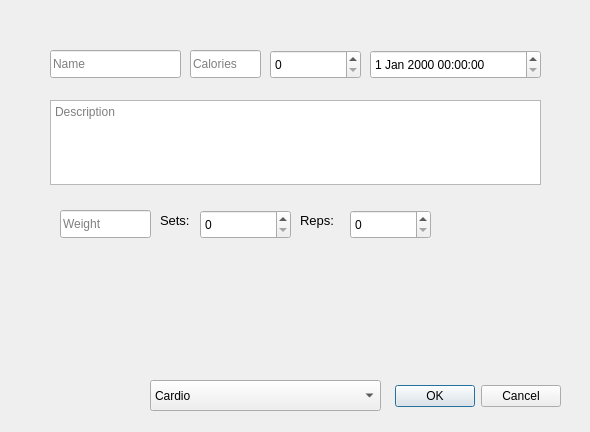
<?xml version="1.0" encoding="UTF-8"?>
<ui version="4.0">
 <class>WorkoutDialog</class>
 <widget class="QDialog" name="WorkoutDialog">
  <property name="geometry">
   <rect>
    <x>0</x>
    <y>0</y>
    <width>590</width>
    <height>432</height>
   </rect>
  </property>
  <property name="windowTitle">
   <string>Dialog</string>
  </property>
  <property name="styleSheet">
   <string notr="true"/>
  </property>
  <widget class="QDialogButtonBox" name="okCancelBox">
   <property name="geometry">
    <rect>
     <x>390</x>
     <y>380</y>
     <width>171</width>
     <height>32</height>
    </rect>
   </property>
   <property name="orientation">
    <enum>Qt::Orientation::Horizontal</enum>
   </property>
   <property name="standardButtons">
    <set>QDialogButtonBox::StandardButton::Cancel|QDialogButtonBox::StandardButton::Ok</set>
   </property>
  </widget>
  <widget class="QComboBox" name="workoutTypeCombo">
   <property name="geometry">
    <rect>
     <x>150</x>
     <y>380</y>
     <width>231</width>
     <height>31</height>
    </rect>
   </property>
   <item>
    <property name="text">
     <string>Cardio</string>
    </property>
   </item>
   <item>
    <property name="text">
     <string>Strength</string>
    </property>
   </item>
   <item>
    <property name="text">
     <string>Yoga</string>
    </property>
   </item>
  </widget>
  <widget class="QStackedWidget" name="stackedWidget">
   <property name="geometry">
    <rect>
     <x>50</x>
     <y>200</y>
     <width>401</width>
     <height>81</height>
    </rect>
   </property>
   <property name="currentIndex">
    <number>1</number>
   </property>
   <widget class="QWidget" name="cardioPage">
    <widget class="QStackedWidget" name="cardioInnerStack">
     <property name="geometry">
      <rect>
       <x>0</x>
       <y>0</y>
       <width>301</width>
       <height>51</height>
      </rect>
     </property>
     <property name="currentIndex">
      <number>1</number>
     </property>
     <widget class="QWidget" name="distPage">
      <widget class="QLineEdit" name="distanceInput">
       <property name="geometry">
        <rect>
         <x>10</x>
         <y>10</y>
         <width>113</width>
         <height>28</height>
        </rect>
       </property>
       <property name="text">
        <string/>
       </property>
       <property name="placeholderText">
        <string>Distance</string>
       </property>
      </widget>
      <widget class="QLineEdit" name="paceInput">
       <property name="geometry">
        <rect>
         <x>130</x>
         <y>10</y>
         <width>113</width>
         <height>28</height>
        </rect>
       </property>
       <property name="text">
        <string/>
       </property>
       <property name="placeholderText">
        <string>Pace</string>
       </property>
      </widget>
     </widget>
     <widget class="QWidget" name="repPage">
      <widget class="QLineEdit" name="cardioSetsInput">
       <property name="geometry">
        <rect>
         <x>10</x>
         <y>10</y>
         <width>113</width>
         <height>28</height>
        </rect>
       </property>
       <property name="text">
        <string/>
       </property>
       <property name="placeholderText">
        <string>Sets</string>
       </property>
      </widget>
      <widget class="QLineEdit" name="cardioRepsInput">
       <property name="geometry">
        <rect>
         <x>130</x>
         <y>10</y>
         <width>113</width>
         <height>28</height>
        </rect>
       </property>
       <property name="text">
        <string/>
       </property>
       <property name="placeholderText">
        <string>Reps</string>
       </property>
      </widget>
     </widget>
    </widget>
    <widget class="QRadioButton" name="repBasedRadio">
     <property name="geometry">
      <rect>
       <x>10</x>
       <y>50</y>
       <width>111</width>
       <height>25</height>
      </rect>
     </property>
     <property name="text">
      <string>Rep-Based</string>
     </property>
    </widget>
    <widget class="QRadioButton" name="distBasedRadio">
     <property name="geometry">
      <rect>
       <x>130</x>
       <y>50</y>
       <width>141</width>
       <height>25</height>
      </rect>
     </property>
     <property name="text">
      <string>Distance-Based</string>
     </property>
    </widget>
   </widget>
   <widget class="QWidget" name="strengthPage">
    <widget class="QLineEdit" name="weightInput">
     <property name="geometry">
      <rect>
       <x>10</x>
       <y>10</y>
       <width>91</width>
       <height>28</height>
      </rect>
     </property>
     <property name="text">
      <string/>
     </property>
     <property name="placeholderText">
      <string>Weight</string>
     </property>
    </widget>
    <widget class="QSpinBox" name="setsInput">
     <property name="geometry">
      <rect>
       <x>150</x>
       <y>10</y>
       <width>91</width>
       <height>29</height>
      </rect>
     </property>
    </widget>
    <widget class="QSpinBox" name="repsInput">
     <property name="geometry">
      <rect>
       <x>300</x>
       <y>10</y>
       <width>81</width>
       <height>29</height>
      </rect>
     </property>
    </widget>
    <widget class="QLabel" name="label">
     <property name="geometry">
      <rect>
       <x>110</x>
       <y>10</y>
       <width>41</width>
       <height>21</height>
      </rect>
     </property>
     <property name="font">
      <font>
       <pointsize>10</pointsize>
       <kerning>true</kerning>
      </font>
     </property>
     <property name="text">
      <string>Sets:</string>
     </property>
    </widget>
    <widget class="QLabel" name="label_2">
     <property name="geometry">
      <rect>
       <x>250</x>
       <y>10</y>
       <width>41</width>
       <height>21</height>
      </rect>
     </property>
     <property name="font">
      <font>
       <pointsize>10</pointsize>
       <kerning>true</kerning>
      </font>
     </property>
     <property name="text">
      <string>Reps:</string>
     </property>
    </widget>
   </widget>
   <widget class="QWidget" name="yogaPage">
    <widget class="QLineEdit" name="yogaStyleInput">
     <property name="geometry">
      <rect>
       <x>10</x>
       <y>10</y>
       <width>171</width>
       <height>28</height>
      </rect>
     </property>
     <property name="text">
      <string/>
     </property>
     <property name="placeholderText">
      <string>Style</string>
     </property>
    </widget>
    <widget class="QLineEdit" name="yogaIntensityInput">
     <property name="geometry">
      <rect>
       <x>190</x>
       <y>10</y>
       <width>91</width>
       <height>28</height>
      </rect>
     </property>
     <property name="text">
      <string/>
     </property>
     <property name="placeholderText">
      <string>Intensity</string>
     </property>
    </widget>
   </widget>
  </widget>
  <widget class="QDateTimeEdit" name="workoutDateTime">
   <property name="geometry">
    <rect>
     <x>370</x>
     <y>50</y>
     <width>171</width>
     <height>29</height>
    </rect>
   </property>
  </widget>
  <widget class="QLineEdit" name="caloriesInput">
   <property name="geometry">
    <rect>
     <x>190</x>
     <y>50</y>
     <width>71</width>
     <height>28</height>
    </rect>
   </property>
   <property name="text">
    <string/>
   </property>
   <property name="placeholderText">
    <string>Calories</string>
   </property>
  </widget>
  <widget class="QSpinBox" name="durationInput">
   <property name="geometry">
    <rect>
     <x>270</x>
     <y>50</y>
     <width>91</width>
     <height>29</height>
    </rect>
   </property>
  </widget>
  <widget class="QTextEdit" name="description">
   <property name="geometry">
    <rect>
     <x>50</x>
     <y>100</y>
     <width>491</width>
     <height>85</height>
    </rect>
   </property>
   <property name="placeholderText">
    <string>Description</string>
   </property>
  </widget>
  <widget class="QLineEdit" name="name">
   <property name="geometry">
    <rect>
     <x>50</x>
     <y>50</y>
     <width>131</width>
     <height>28</height>
    </rect>
   </property>
   <property name="text">
    <string/>
   </property>
   <property name="placeholderText">
    <string>Name</string>
   </property>
  </widget>
 </widget>
 <resources/>
 <connections>
  <connection>
   <sender>okCancelBox</sender>
   <signal>accepted()</signal>
   <receiver>WorkoutDialog</receiver>
   <slot>accept()</slot>
   <hints>
    <hint type="sourcelabel">
     <x>248</x>
     <y>254</y>
    </hint>
    <hint type="destinationlabel">
     <x>157</x>
     <y>274</y>
    </hint>
   </hints>
  </connection>
  <connection>
   <sender>okCancelBox</sender>
   <signal>rejected()</signal>
   <receiver>WorkoutDialog</receiver>
   <slot>reject()</slot>
   <hints>
    <hint type="sourcelabel">
     <x>316</x>
     <y>260</y>
    </hint>
    <hint type="destinationlabel">
     <x>286</x>
     <y>274</y>
    </hint>
   </hints>
  </connection>
 </connections>
</ui>
